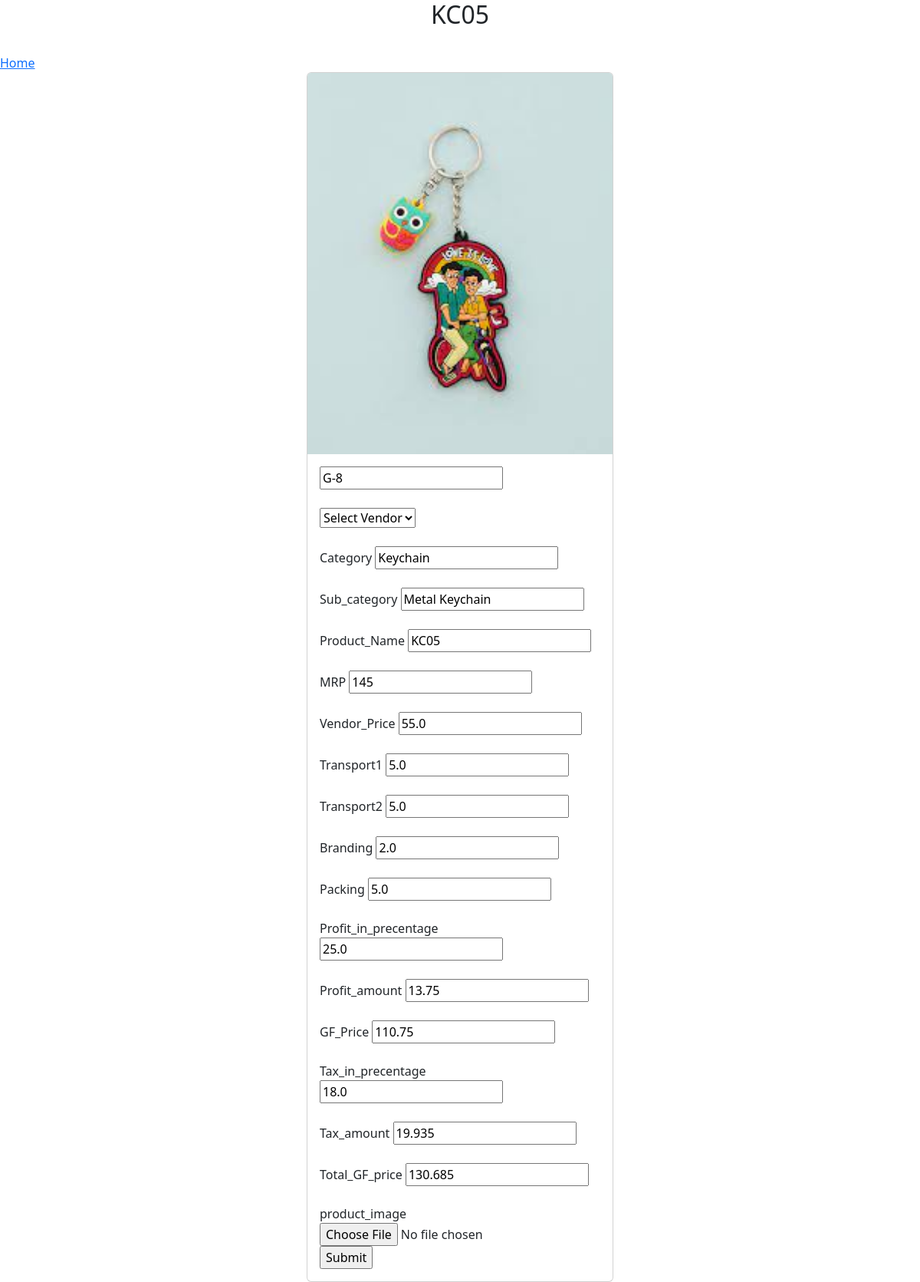
The app's page /update_product/12 with its own data.
### gridfokuzapp/models.py (models this page shows, shortened)
class AddProducts(models.Model):
    SKU = models.CharField(max_length=10, null=True)
    Vendor = models.ForeignKey(AddVendors ,on_delete=models.SET_NULL, null=True)
    Category = models.CharField(max_length=50, null=True)
    Sub_category = models.CharField(max_length=50, null=True)
    Product_Name = models.CharField(max_length=50, null=True)
    MRP = models.IntegerField(null=True)
    Vendor_Price = models.FloatField(null=True)
    Transport1 = models.FloatField(null=True)
    Transport2 = models.FloatField(null=True)
    Branding = models.FloatField(null=True)
    Packing = models.FloatField(null=True)
    Profit_in_precentage = models.FloatField(null=True)
    Profit_amount = models.FloatField(null=True)
    GF_Price = models.FloatField(null=True)
    Tax_in_precentage = models.FloatField(null=True)
    Tax_amount = models.FloatField(null=True)
    Total_GF_price = models.FloatField(null=True)
    product_image = models.ImageField(upload_to="product_images", null=True)

### gridfokuzapp/views.py (the view, shortened to what this page needs)
# urls.py: path("update_product/<int:id>", views.update_product, name="update_product"),
def update_product(request,id):
    vendor = AddVendors.objects.all()
    product = AddProducts.objects.get(id=id)
    return render(request, "update_product.html",{"product":product,
                                                  "vendor":vendor})

### templates/update_product.html (shortened to what this page needs)
<!DOCTYPE html>
<html lang="en">
<head>
  <link href="https://cdn.jsdelivr.net/npm/bootstrap@5.2.3/dist/css/bootstrap.min.css" rel="stylesheet">
</head>
<body>
    <h2 style="text-align:center">{{product.Product_Name}}</h2><br>
    <a href="/home">Home</a>
    <div class="card mx-auto" style="width: 25rem;">
        <img src="{{product.product_image.url}}" class="card-img-top" alt="{{product.Product_Name}}">
        <div class="card-body">
            <form action="{% url 'update_product' product.id %}" method="post" enctype="multipart/form-data">
                <input type="text" name="SKU" placeholder="SKU" value="{{product.SKU}}" required><br><br>
                <select name="Vendor">
                    <option value="none">Select Vendor</option>
                </select><br><br>
                <label>Category</label>
                <input type="text" name="Category" placeholder="Category" value="{{product.Category}}" required><br><br>
                <label>Sub_category</label>
                <input type="text" name="Sub_category" placeholder="Sub_category" value="{{product.Sub_category}}" required><br><br>
                <label>Product_Name</label>
                <input type="text" name="Product_Name" placeholder="Product_Name" value="{{product.Product_Name}}" required><br><br>
                <label>MRP</label>
                <input type="number" name="MRP" placeholder="MRP" step="0.0001" value="{{product.MRP}}" required><br><br>
                <label>Vendor_Price</label>
                <input type="number" name="Vendor_Price" placeholder="Vendor_Price" step="0.0001" value="{{product.Vendor_Price}}" required><br><br>
                <label>Transport1</label>
                <input type="number" name="Transport1" placeholder="Transport1" step="0.0001" value="{{product.Transport1}}" required><br><br>
                <label>Transport2</label>
                <input type="number" name="Transport2" placeholder="Transport2" step="0.0001" value="{{product.Transport2}}" required><br><br>
                <label>Branding</label>
                <input type="number" name="Branding" placeholder="Branding" step="0.0001" value="{{product.Branding}}" required><br><br>
                <label>Packing</label>
                <input type="number" name="Packing" placeholder="Packing" step="0.0001" value="{{product.Packing}}" required><br><br>
                <label>Profit_in_precentage</label>
                <input type="number" name="Profit_in_precentage" placeholder="Profit" step="0.0001" value="{{product.Profit_in_precentage}}" required><br><br>
                <label>Profit_amount</label>
                <input type="number" name="Profit_amount" placeholder="Profit_amount"step="0.0001" value="{{product.Profit_amount}}" required><br><br>
                <label>GF_Price</label>
                <input type="number" name="GF_Price" placeholder="GF_Price"step="0.0001" value="{{product.GF_Price}}" required><br><br>
                <label>Tax_in_precentage</label>
                <input type="number" name="Tax_in_precentage" placeholder="Tax"step="0.0001" value="{{product.Tax_in_precentage}}" required><br><br>
                <label>Tax_amount</label>
                <input type="number" name="Tax_amount" placeholder="Tax_amount"step="0.0001" value="{{product.Tax_amount}}" required><br><br>
                <label>Total_GF_price</label>
                <input type="number" name="Total_GF_price" placeholder="Total_GF_price" step="0.0001" value="{{product.Total_GF_price}}" required><br><br>
                <label>product_image</label>
                <input type="file" name="product_image" value="{{product.product_image.url}}" required>
                <input type="submit" onclick="return validateForm()">
            </form>
        </div>
    </div>
</body>
</html>

### records on screen
AddProducts: product_image (picture), SKU "G-8", Category "Keychain", Sub_category "Metal Keychain", Product_Name "KC05", MRP "145", Vendor_Price "55.0", Transport1 "5.0", Transport2 "5.0", Branding "2.0", Packing "5.0", Profit_in_precentage "25.0", Profit_amount "13.75", GF_Price "110.75", Tax_in_precentage "18.0", Tax_amount "19.935", Total_GF_price "130.685"
